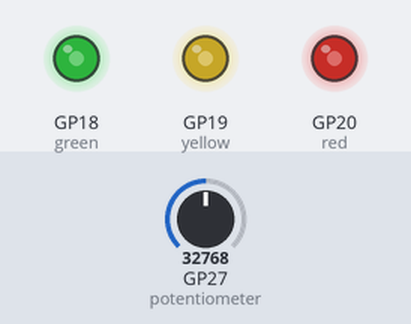
This program was run on a simulated Raspberry Pi Pico running MicroPython. Shown: output pins drawn as LEDs (lit = HIGH). The test bench sets the inputs (shaded band); at power-on: GP27 (potentiometer) = 32768 (analog values on the 0–65535 scale). What the program prints to the serial console is not drawn.

Above: at 1.2 s.
1.3 s: GP27 (potentiometer) set to 45874
At 2.5 s:
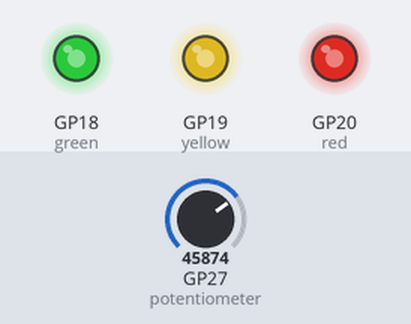
2.8 s: GP27 (potentiometer) set to 57670
At 3.6 s:
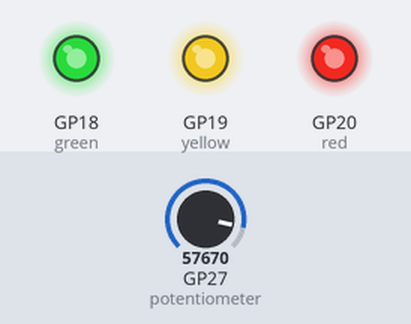
4.3 s: GP27 (potentiometer) set to 7864
At 4.7 s:
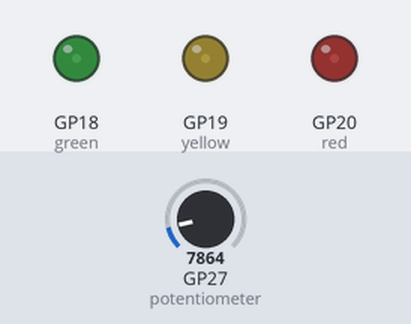
5.8 s: GP27 (potentiometer) set to 0
At 7.1 s:
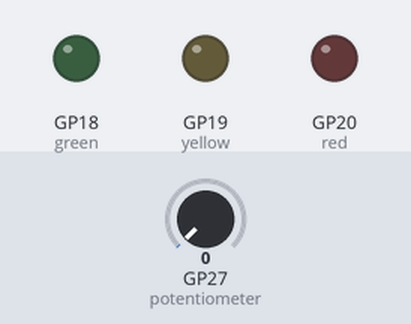
Timing chart, 0 to 8.3 s (numbered marks = the images above; inputs shaded):
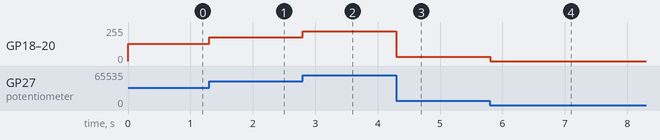

Measured:
- after the input at 1.3 s, GP18 (green), GP19 (yellow), GP20 (red): 128/255 → 178/255 at once
- after the input at 2.8 s, GP18 (green), GP19 (yellow), GP20 (red): 178/255 → 224/255 at once
- after the input at 4.3 s, GP18 (green), GP19 (yellow), GP20 (red): 224/255 → 31/255 at once
- after the input at 5.8 s, GP18 (green), GP19 (yellow), GP20 (red): 31/255 → 0/255 at once

The program:

Day_4d.py
```python
'''
Potentiometer to control LED fading
'''

# Imports
from machine import Pin, ADC, PWM
import time

# Set up the LEDs for use with PWM
red = PWM(Pin(20))
yellow = PWM(Pin(19))
green = PWM(Pin(18))

# Set Potentiometer Pins
potentiometer = ADC(Pin(27))

# Set the PWM Freq - sets how often to switch power on and off for the LED
red.freq(1000)
yellow.freq(1000)
green.freq(1000)

# Set up reading variable
reading = 0

while True:

    reading = potentiometer.read_u16() # take a reading from potentiometer

    print(reading)

    # Set the LED PWM duty cycle to the potentiometer reading value
    # The duty cycle tells the LED for how long it should be on each time
    red.duty_u16(reading)
    yellow.duty_u16(reading)
    green.duty_u16(reading)

    time.sleep(0.001)
```
